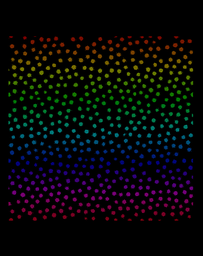
#> input picture lconf_clusters_CPU.png, 203 x 256 px, shrunk from 672 x 848 before the run; its folder holds only this picture in this run
$ python cpu_dbscan.py lconf_clusters_CPU.png 1.0
#> lines starting #> are read from the running program, lines starting #| are printed output that depends on the picture; after the words box and inside, x2 and y2 are one past the last pixel; in counts of white or black regions, pixels touching at a corner belong together; long printed decimals are rounded
"""
cpu_dbscan.py
-------------
CPU implementation of the DBSCAN algorithm optimized with NumPy.

Author: Rodrigo Lomba
Institution: Universidad Politécnica de Madrid
Date: October 2025
Version: 1.0

Description:
This script implements the DBSCAN algorithm for image segmentation using
vectorized NumPy operations and an adaptive epsilon calculation method.
It supports input from common image files (JPEG/PNG) and NetCDF files
(containing coordinate arrays).

Usage:
    python3 cpu_dbscan.py <input_filename> [std_scale]

    - <input_filename> : Path to an image (.jpg, .png) or a NetCDF (.nc) file.
    - [std_scale]      : Optional float in [0, 1] used to scale the std in the
                         epsilon heuristic. If omitted, std_scale defaults to 1.0.

Dependencies:
    - numpy
    - pillow
    - matplotlib
    - netCDF4
    - numba
    - time, os, sys
"""

import sys
import numpy as np
import matplotlib.pyplot as plt
from PIL import Image
from numba import jit
import netCDF4 as nc
import time
import os

MIN_POINTS = 5
INF = 1e20

def load_data():
    if len(sys.argv) < 2:
        print("cpu_dbscan: Must specify one supported file, either image or netCDF")
        print("example: python3 script.py <filename> [std_scale]")
        sys.exit(1)
    std = load_std_scale()
    filename = sys.argv[1]
    ext = os.path.splitext(filename)[1].lower()
    if ext == ".jpg" or ext == ".png":
        return load_image(filename), std
#> in load_image, image_orig is the input picture: PIL image 203x256 RGBA; mean R, G, B, A 7.8, 8.2, 8, 255
#| cpu_dbscan: Image name: lconf_clusters_CPU.png Size: (203, 256)
#> in load_image, `image_bw = np.array(image_orig.convert('1'), dtype=int)`:
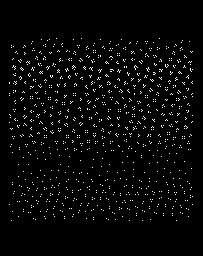
#> image_bw: shape (256, 203) int64; values 0 (black) and 1 (white), 2.9% white in thin lines or dots, all inside (x1, y1, x2, y2) = (9, 38, 193, 221)
    elif ext == ".nc":
        return load_netcdf(filename), std
    else:
        print(f"cpu_dbscan: Unsupported file extension: {ext}")
        sys.exit(1)

# [22 lines left out: functions load_netcdf, points_to_array, not called in this run]

def load_image(image_filename):
    image_orig = Image.open(image_filename)
    print(f"cpu_dbscan: Image name: {image_filename} Size: {image_orig.size}")
    image_bw = np.array(image_orig.convert('1'), dtype=int)
    hist = compute_histogram(image_bw)
#> in compute_histogram, `color_histogram = np.histogram(image, bins=[0, 1, 2])[0]`: color_histogram = [50447, 1521]
    hist = compute_histogram(image_bw)
    color_marker = 1 if hist[0] < hist[1] else 0
    points = get_points_in_cluster(image_bw, color_marker)
    return points

def load_std_scale():
    if len(sys.argv) != 3:
        print("cpu_dbscan: Using default std_scale=1")
        return 1.00
    std_scale = float(sys.argv[2])
    if std_scale < 0 or std_scale > 1:
        print("cpu_dbscan: std_scale must be between 0 and 1")
        sys.exit(1)
    return std_scale

# [6 lines left out: function save_image, not called in this run]

#@jit(nopython=True)
def compute_histogram(image):
    y_len, x_len = image.shape
    color_histogram = np.histogram(image, bins=[0, 1, 2])[0]
    return color_histogram

#@jit(nopython=True)
def get_points_in_cluster(image, color_marker):
    y_len, x_len = image.shape
    count = count_cluster_points(image, color_marker, y_len, x_len)
    points = np.zeros((count, 2), dtype=np.float32)
    point_index = 0
    for y in range(y_len):
        for x in range(x_len):
            if image[y, x] != color_marker:
                points[point_index, 0] = x
                points[point_index, 1] = y
                point_index += 1
    return points

#@jit(nopython=True)
def count_cluster_points(image, color_marker, y_len, x_len):
    count = 0
    for y in range(y_len):
        for x in range(x_len):
            if image[y, x] != color_marker:
                count += 1
    return count


def dbscan(points, eps,timeEpsilon, min_pts):
    graph = np.zeros((len(points), 2), dtype=np.int32)
    vector_type, adjacent_list = build_graph(points, eps, graph,min_pts)
    timeGraph = time.time()
    print("cpu_dbscan: TimeGraph = ", timeGraph - timeEpsilon)
    labels = np.zeros(len(points), dtype=np.int32) - 1
    cluster_count = dbscan_core(points, eps, min_pts, labels, vector_type, adjacent_list, graph)
    print("cpu_dbscan: TimeDBSCAN = ", time.time() - timeGraph)
    return labels,cluster_count

#@jit(nopython=True)
def build_graph(points, eps, graph,min_pts):
    vector_type = np.zeros(len(points), dtype=np.int32)-1
    count_tot = neighbor_count(points, eps, vector_type, graph,min_pts)
    graph[1:,1] = np.cumsum(graph[:-1,0])
    adjacent_list = np.zeros(count_tot, dtype=np.int32)
    index = 0
    for i in range(len(points)):
        eps2 = np.float64(eps) * np.float64(eps)
        for j in range(len(points)):
            if i != j:
                dx = points[i][0] - points[j][0]
                dy = points[i][1] - points[j][1]
                distance = (dx * dx + dy * dy)
                if distance <= eps2:
                    adjacent_list[index] = j
                    index += 1
    return vector_type, adjacent_list

#@jit(nopython=True)
def neighbor_count(points, eps, vector_type, graph,min_pts):
    count_tot = 0
    for i in range(len(points)):
        count = 0
        eps2 = np.float64(eps) * np.float64(eps)
        for j in range(len(points)):
            if i != j:
                dx = points[i][0] - points[j][0]
                dy = points[i][1] - points[j][1]
                distance = (dx * dx + dy * dy)
                if distance <= eps2:
                    count += 1
        graph[i][0] = count
        if count + 1 >= min_pts :
            vector_type[i] = 1
        count_tot += count
    return count_tot

#@jit(nopython=True)
def dbscan_core(points, eps, min_pts, labels, vector_type, adjacent_list, graph):
    cluster_id = 0
    border_points = np.zeros(len(points), dtype=np.int32)
    active_flag = 0;
    for point_index in range(len(points)):
        if labels[point_index] == -1 and vector_type[point_index] == 1:
            border_points[point_index] = 1
            while True:
                active_flag = 0
                for i in range(len(points)):
                    if border_points[i] == 1 and labels[i] == -1:
                        labels[i] = cluster_id
                        start = graph[i][1]
                        degree = graph[i][0]
                        neighbors_end = start + degree
                        if vector_type[i] == 1:
                            neighbors = adjacent_list[start:neighbors_end]
                            active_flag = 1
                            for j in range(len(neighbors)):
                                neighbor_index = neighbors[j]
                                border_points[neighbor_index] = 1
                if active_flag == 0:
                    break
            border_points[:] = 0
            cluster_id += 1
    return cluster_id


# Compute k-nearest neighbor distances
#@jit(nopython=True)
def compute_kn_distances(points, k):
    kn_distances = np.empty(len(points), dtype=np.float64)
    for i in range(len(points)):
        eucl_distance= np.full(k,INF, dtype=np.float64)
        for j in range(len(points)):
            if i != j:
                dx = points[i][0] - points[j][0]
                dy = points[i][1] - points[j][1]
                dist = (dx * dx + dy * dy)
                if(dist < eucl_distance[k-1]):
                    for pos in range(k):
                        if(dist < eucl_distance[pos]):
                            for m in range(k-1, pos, -1):
                                eucl_distance[m] = eucl_distance[m-1]
                            eucl_distance[pos] = dist
                            break

        kn_distances[i] = np.sqrt(eucl_distance[k-1])
    return kn_distances

def get_epsilon(points, k,std_scale):
    kn_distances = compute_kn_distances(points, k) # k-distances
    # Heuristic: epsilon = mean + std_dev * std_scale
    epsilon = np.mean(kn_distances) + np.std(kn_distances) * std_scale
    print(f"cpu_dbscan: Recommended epsilon: {epsilon}")
    return epsilon

# [40 lines left out: function paint_clusters, not called in this run]


if __name__ == "__main__":
    print("cpu_dbscan: Starting CPU DBSCAN clustering")

    # Start timing
    start = time.time()

    # Extract data
    points, std_scale = load_data()
#> in load_image, `color_marker = 1 if hist[0] < hist[1] else 0`: color_marker = 0
#> in get_points_in_cluster, `count = count_cluster_points(image, color_marker, y_len, x_len)`: count = 1521
#> in load_image, `points = get_points_in_cluster(image_bw, color_marker)`: points = 1521 pairs, first value 9 to 192, second value 38 to 220
#> std_scale = 1
    print(f"cpu_dbscan: Number of points extracted: {len(points)}")
#| cpu_dbscan: Number of points extracted: 1521
    timePoints = time.time() # Time after points extraction
    print("cpu_dbscan: TimePoints = ", timePoints - start)

    # Compute epsilon using k-NN distances
    eps = get_epsilon(points, k=MIN_POINTS,std_scale=std_scale)
#> in compute_kn_distances, `kn_distances = np.empty(len(points), dtype=np.float64)`: kn_distances = 1521 values, max 6.91e-310 at index 496, min 0 at index 22, mean 3.25e-310
#> after the loop in compute_kn_distances, `for i in range(len(points)):`: kn_distances = 1521 values, max 16.28 at index 1517, min 2 at index 270, mean 6.44
#> in get_epsilon, `epsilon = np.mean(kn_distances) + np.std(kn_distances) * std_scale`: epsilon = 8.17
#| cpu_dbscan: Recommended epsilon: 8.167
#> eps = 8.17
    timeEpsilon = time.time() # Time after epsilon calculation
    print("cpu_dbscan: TimeEpsilon = ", timeEpsilon - timePoints)

    # Run DBSCAN
    labels,cluster_count = dbscan(points,eps,timeEpsilon,min_pts=MIN_POINTS)
#> in dbscan, `graph = np.zeros((len(points), 2), dtype=np.int32)`: graph = 1521 pairs, first value 0 to 0, second value 0 to 0
#> in build_graph, `vector_type = np.zeros(len(points), dtype=np.int32)-1`: vector_type = 1521 values from -1 to -1
#> the loop in neighbor_count, `for i in range(len(points)):` made 1521 passes
#> count_tot on passes 1 to 3: 4, 7, 8
#> after the loop in neighbor_count, `for i in range(len(points)):`: count_tot = 15624; graph = 1521 pairs, first value 0 to 22, second value 0 to 0; vector_type = 1521 values, max 1 at index 0, min -1 at index 1, mean 0.869
#> in build_graph, `count_tot = neighbor_count(points, eps, vector_type, graph,min_pts)`: count_tot = 15624
#> after the loop in build_graph, `for i in range(len(points)):`: adjacent_list = 15624 values, max 1520 at index 15542, min 0 at index 13, mean 657.2; index = 15624
#> in dbscan, `labels = np.zeros(len(points), dtype=np.int32) - 1`: labels = 1521 values from -1 to -1
#> in dbscan_core, `border_points = np.zeros(len(points), dtype=np.int32)`: border_points = 1521 values from 0 to 0
#> the loop in dbscan_core, `for point_index in range(len(points)):` made 1521 passes
#> cluster_id on passes 1, 1244: 1, 2
#> after the loop in dbscan_core, `for point_index in range(len(points)):`: cluster_id = 2; labels = 1521 values, max 1 at index 1233, min -1 at index 1218, mean 0.166
#> in dbscan, `cluster_count = dbscan_core(points, eps, min_pts, labels, vector_type,..`: cluster_count = 2
#> cluster_count = 2
    print(f"cpu_dbscan: Number of clusters found: {cluster_count}")
#| cpu_dbscan: Number of clusters found: 2

    # End timing
    end = time.time()
    print("cpu_dbscan: Final time = ", end - start)

    # Paint clusters on the image
    # image_colored = paint_clusters(image_bw, points, labels, cluster_count, color_marker)
    # save_image(image_colored) # Save the colored image

    # plt.imshow(image_colored)
    # plt.show()

$ run again, on salr_clusters_CPU.png
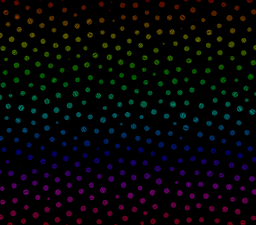
#> input picture salr_clusters_CPU.png, 256 x 225 px, shrunk from 1083 x 951 before the run
#> in load_image, image_orig is the input picture: PIL image 256x225 RGBA; mean R, G, B, A 5.8, 5.8, 6.5, 255
#| cpu_dbscan: Image name: salr_clusters_CPU.png Size: (256, 225)
#> in load_image, `image_bw = np.array(image_orig.convert('1'), dtype=int)`:
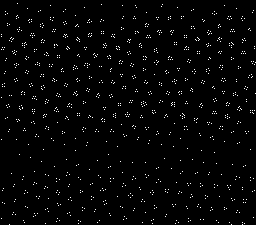
#> image_bw: shape (225, 256) int64; values 0 (black) and 1 (white), 2% white in thin lines or dots
#> color_histogram = [56456, 1144]
#> color_marker = 0
#> in get_points_in_cluster, `count = count_cluster_points(image, color_marker, y_len, x_len)`: count = 1144
#> in load_image, `points = get_points_in_cluster(image_bw, color_marker)`: points = 1144 pairs, first value 1 to 255, second value 3 to 224
#> `points, std_scale = load_data()`: std_scale = 1
#| cpu_dbscan: Number of points extracted: 1144
#> after the loop in compute_kn_distances, `for i in range(len(points)):`: kn_distances = 1144 values, max 22.8 at index 862, min 2.24 at index 140, mean 9.89
#> epsilon = 12.94
#| cpu_dbscan: Recommended epsilon: 12.938
#> in dbscan, `graph = np.zeros((len(points), 2), dtype=np.int32)`: graph = 1144 pairs, first value 0 to 0, second value 0 to 0
#> in build_graph, `vector_type = np.zeros(len(points), dtype=np.int32)-1`: vector_type = 1144 values from -1 to -1
#> the loop in neighbor_count, `for i in range(len(points)):` made 1144 passes
#> count_tot on passes 1 to 3: 2, 2, 3
#> after the loop in neighbor_count, `for i in range(len(points)):`: count_tot = 12178; graph = 1144 pairs, first value 0 to 20, second value 0 to 0; vector_type = 1144 values, max 1 at index 6, min -1 at index 0, mean 0.892
#> in build_graph, `count_tot = neighbor_count(points, eps, vector_type, graph,min_pts)`: count_tot = 12178
#> after the loop in build_graph, `for i in range(len(points)):`: adjacent_list = 12178 values, max 1143 at index 11957, min 0 at index 27, mean 505; index = 12178
#> in dbscan, `labels = np.zeros(len(points), dtype=np.int32) - 1`: labels = 1144 values from -1 to -1
#> border_points = 1144 values from 0 to 0
#> the loop in dbscan_core, `for point_index in range(len(points)):` made 1144 passes
#> cluster_id on passes 7, 892: 1, 2
#> after the loop in dbscan_core, `for point_index in range(len(points)):`: cluster_id = 2; labels = 1144 values, max 1 at index 884, min -1 at index 1, mean 0.212
#> in dbscan, `cluster_count = dbscan_core(points, eps, min_pts, labels, vector_type,..`: cluster_count = 2
#| cpu_dbscan: Number of clusters found: 2
